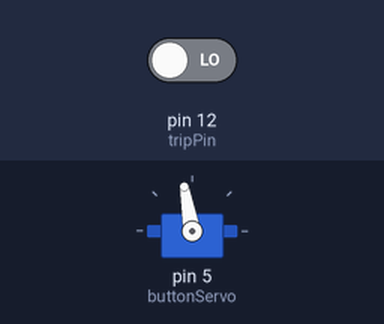
The sketch below on a simulated Arduino Uno, built with avr-gcc and run on an emulated ATmega328P. Shown: servo. The inputs (shaded band) are chosen by the test bench; at power-on: pin 12 (tripPin) LOW.

Above: at 1.2 s.
1.3 s: pin 12 (tripPin) driven HIGH
At 2.1 s:
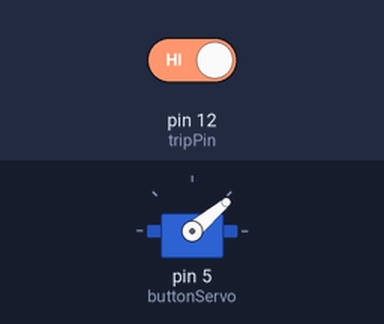
Timing chart, 0 to 14.8 s (numbered marks = the images above; inputs shaded):
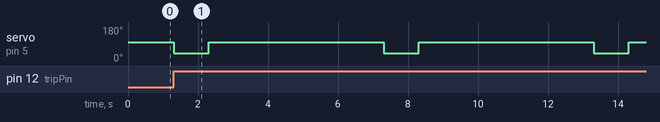

The sketch:

Tripwire.ino
```cpp
#include <Servo.h>


Servo buttonServo;

const int tripPin = 12;
const int speakerPin = 11;
const int servoPin = 5;
bool tripped = false;
bool triggered = false;

void setup() {
  // put your setup code here, to run once:
  buttonServo.attach(5);
  buttonServo.write(100);
}

void loop() {
  // put your main code here, to run repeatedly:
  if (digitalRead(tripPin)&&!triggered) {
    tripped = true;
    triggered = true; //TTTRRRRRIGGERED BRRROOOOOO
  }

  if (tripped) {
    for (int i = 0; i < 3; i++) {
      FlashDaRacoon();
    }
    tripped = false;
  }
}

void FlashDaRacoon() {
  buttonServo.write(40);
  delay(1000);
  buttonServo.write(100);
  delay(5000);
}
```

Measured:
- after the input at 1.3 s, servo on pin 5 (buttonServo): alternates 100° for 5.0 s and 40° for 1.0 s, starting at once
